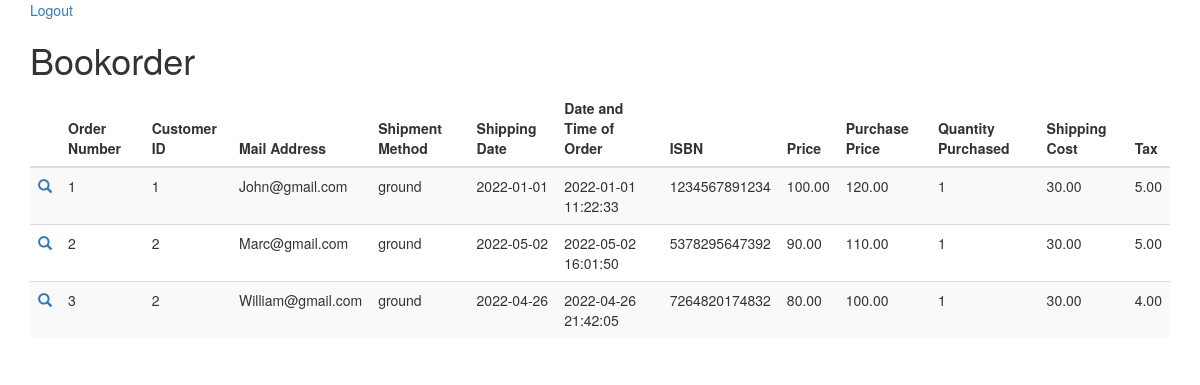
/ (signed in), run on the app's committed database.
### tables this page shows
CREATE TABLE bookorder(
    Order_Number INT NOT NULL,
    Cus_ID INT,
    Mailing_Address VARCHAR(500),
    Credit_Card_Number VARCHAR(16),
    Shipment_Method VARCHAR(50),
    Shipping_Date DATE,
    Date_and_Time_of_Order DATETIME,
    ISBN VARCHAR(17),
    Price DECIMAL(7, 2),
    Purchase_Price DECIMAL(7, 2),
    Quantity_Purchased INT,
    Shipping_Cost DECIMAL(7, 2),
    Tax DECIMAL(7, 2),
    PRIMARY KEY(Order_Number)
);

### www/index.php (the view, shortened to what this page needs)
<!DOCTYPE html>
<html>
<head>
    <link rel="stylesheet" href="http://maxcdn.bootstrapcdn.com/bootstrap/3.3.6/css/bootstrap.min.css">
</head>
<body>
    <div class="container">
        <td colspan=2>
            <a href="logout.php">Logout</a>
        </td>
        <?php echo "<h1>Bookorder</h1>"; ?>
        <?php
        require_once '_route.php';
        $query = 'SELECT Order_Number, Cus_ID, Mailing_Address, Shipment_Method, Shipping_Date, Date_and_Time_of_Order, ISBN, Price, Purchase_Price, Quantity_Purchased, Shipping_Cost, Tax From bookorder';
        $result = mysqli_query($conn, $query);
        echo '<table class="table table-striped">';
        echo '<thead><tr><th></th><th>Order Number</th><th>Customer ID</th><th>Mail Address</th><th>Shipment Method</th><th>Shipping Date</th><th>Date and Time of Order</th><th>ISBN</th><th>Price</th><th>Purchase Price</th><th>Quantity Purchased</th><th>Shipping Cost</th><th>Tax</th></tr></thead>';
        while ($value = $result->fetch_array(MYSQLI_ASSOC)) {
            echo '<tr>';
            echo '<td><a href="#"><span class="glyphicon glyphicon-search"></span></a></td>';
            foreach ($value as $element) {
                echo '<td>' . $element . '</td>';
            }
            echo '</tr>';
        }
        echo '</table>';
        ?>
    </div>
</body>
</html>

### data on the page
bookorder: element "1", Mailing_Address "John@gmail.com", Shipment_Method "ground", Shipping_Date "2022-01-01", Date_and_Time_of_Order "2022-01-01 11:22:33", ISBN "1234567891234", Price "100.00", Purchase_Price "120.00", Shipping_Cost "30.00", Tax "5.00"
bookorder: element "2", Mailing_Address "Marc@gmail.com", Shipment_Method "ground", Shipping_Date "2022-05-02", Date_and_Time_of_Order "2022-05-02 16:01:50", ISBN "5378295647392", Price "90.00", Purchase_Price "110.00", Quantity_Purchased "1", Shipping_Cost "30.00", Tax "5.00"
bookorder: Order_Number "3", Cus_ID "2", Mailing_Address "William@gmail.com", Shipment_Method "ground", Shipping_Date "2022-04-26", Date_and_Time_of_Order "2022-04-26 21:42:05", ISBN "7264820174832", Price "80.00", Purchase_Price "100.00", Quantity_Purchased "1", Shipping_Cost "30.00", Tax "4.00"
